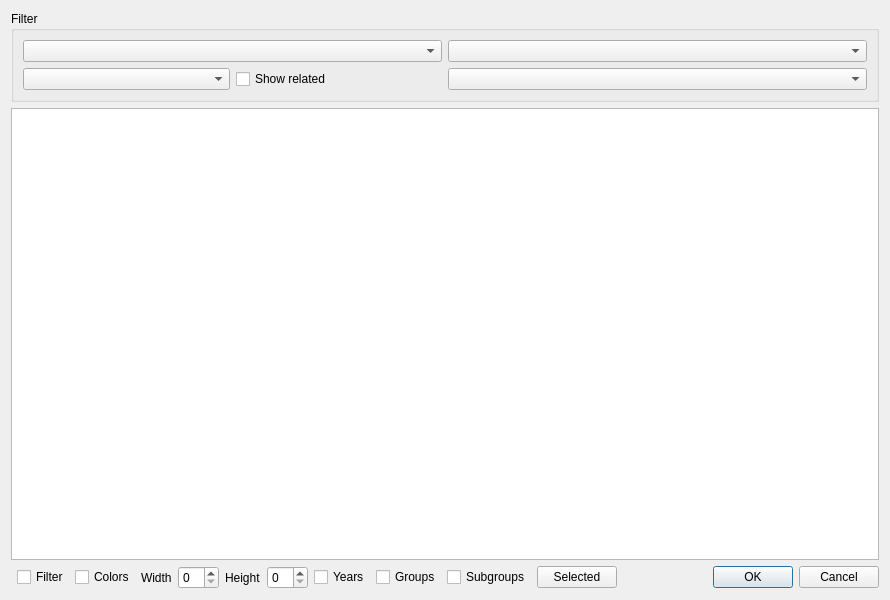
<?xml version="1.0" encoding="UTF-8"?>
<ui version="4.0">
 <class>StudentsNotAvailableTimesTimeHorizontalForm_template</class>
 <widget class="QDialog" name="StudentsNotAvailableTimesTimeHorizontalForm_template">
  <property name="geometry">
   <rect>
    <x>0</x>
    <y>0</y>
    <width>890</width>
    <height>600</height>
   </rect>
  </property>
  <property name="windowTitle">
   <string comment="The title of the dialog to show/modify the students' not available times constraints in a unified time horizontal overview">Students' not available times time horizontal</string>
  </property>
  <layout class="QGridLayout" name="gridLayout">
   <item row="2" column="5">
    <layout class="QHBoxLayout" name="horizontalLayout_3">
     <item>
      <widget class="QCheckBox" name="yearsCheckBox">
       <property name="text">
        <string>Years</string>
       </property>
      </widget>
     </item>
     <item>
      <widget class="QCheckBox" name="groupsCheckBox">
       <property name="text">
        <string>Groups</string>
       </property>
      </widget>
     </item>
     <item>
      <widget class="QCheckBox" name="subgroupsCheckBox">
       <property name="text">
        <string>Subgroups</string>
       </property>
      </widget>
     </item>
    </layout>
   </item>
   <item row="2" column="7">
    <widget class="QDialogButtonBox" name="buttonBox">
     <property name="orientation">
      <enum>Qt::Horizontal</enum>
     </property>
     <property name="standardButtons">
      <set>QDialogButtonBox::Cancel|QDialogButtonBox::Ok</set>
     </property>
    </widget>
   </item>
   <item row="2" column="3">
    <layout class="QHBoxLayout" name="horizontalLayout">
     <item>
      <widget class="QLabel" name="label">
       <property name="text">
        <string>Width</string>
       </property>
      </widget>
     </item>
     <item>
      <widget class="QSpinBox" name="widthSpinBox"/>
     </item>
    </layout>
   </item>
   <item row="2" column="6">
    <widget class="QPushButton" name="selectedPushButton">
     <property name="text">
      <string comment="It means to toggle on/off the availability of the students in the selected cells of the table">Selected</string>
     </property>
    </widget>
   </item>
   <item row="2" column="4">
    <layout class="QHBoxLayout" name="horizontalLayout_2">
     <item>
      <widget class="QLabel" name="heightTextLabel">
       <property name="text">
        <string>Height</string>
       </property>
      </widget>
     </item>
     <item>
      <widget class="QSpinBox" name="heightSpinBox"/>
     </item>
    </layout>
   </item>
   <item row="1" column="0" colspan="8">
    <widget class="QTableWidget" name="naTableWidget"/>
   </item>
   <item row="2" column="2">
    <widget class="QCheckBox" name="colorsCheckBox">
     <property name="text">
      <string>Colors</string>
     </property>
    </widget>
   </item>
   <item row="2" column="1">
    <widget class="QCheckBox" name="filterCheckBox">
     <property name="text">
      <string>Filter</string>
     </property>
    </widget>
   </item>
   <item row="0" column="0" colspan="8">
    <widget class="QGroupBox" name="filterGroupBox">
     <property name="title">
      <string>Filter</string>
     </property>
     <layout class="QGridLayout" name="gridLayout_2">
      <item row="0" column="0">
       <widget class="QComboBox" name="teachersComboBox"/>
      </item>
      <item row="0" column="1">
       <widget class="QComboBox" name="subjectsComboBox"/>
      </item>
      <item row="1" column="0">
       <layout class="QHBoxLayout" name="horizontalLayout_4">
        <item>
         <widget class="QComboBox" name="studentsComboBox"/>
        </item>
        <item>
         <widget class="QCheckBox" name="showRelatedCheckBox">
          <property name="text">
           <string>Show related</string>
          </property>
         </widget>
        </item>
       </layout>
      </item>
      <item row="1" column="1">
       <widget class="QComboBox" name="activityTagsComboBox"/>
      </item>
     </layout>
    </widget>
   </item>
  </layout>
 </widget>
 <resources/>
 <connections>
  <connection>
   <sender>buttonBox</sender>
   <signal>accepted()</signal>
   <receiver>StudentsNotAvailableTimesTimeHorizontalForm_template</receiver>
   <slot>accept()</slot>
   <hints>
    <hint type="sourcelabel">
     <x>248</x>
     <y>254</y>
    </hint>
    <hint type="destinationlabel">
     <x>157</x>
     <y>274</y>
    </hint>
   </hints>
  </connection>
  <connection>
   <sender>buttonBox</sender>
   <signal>rejected()</signal>
   <receiver>StudentsNotAvailableTimesTimeHorizontalForm_template</receiver>
   <slot>reject()</slot>
   <hints>
    <hint type="sourcelabel">
     <x>316</x>
     <y>260</y>
    </hint>
    <hint type="destinationlabel">
     <x>286</x>
     <y>274</y>
    </hint>
   </hints>
  </connection>
 </connections>
</ui>
